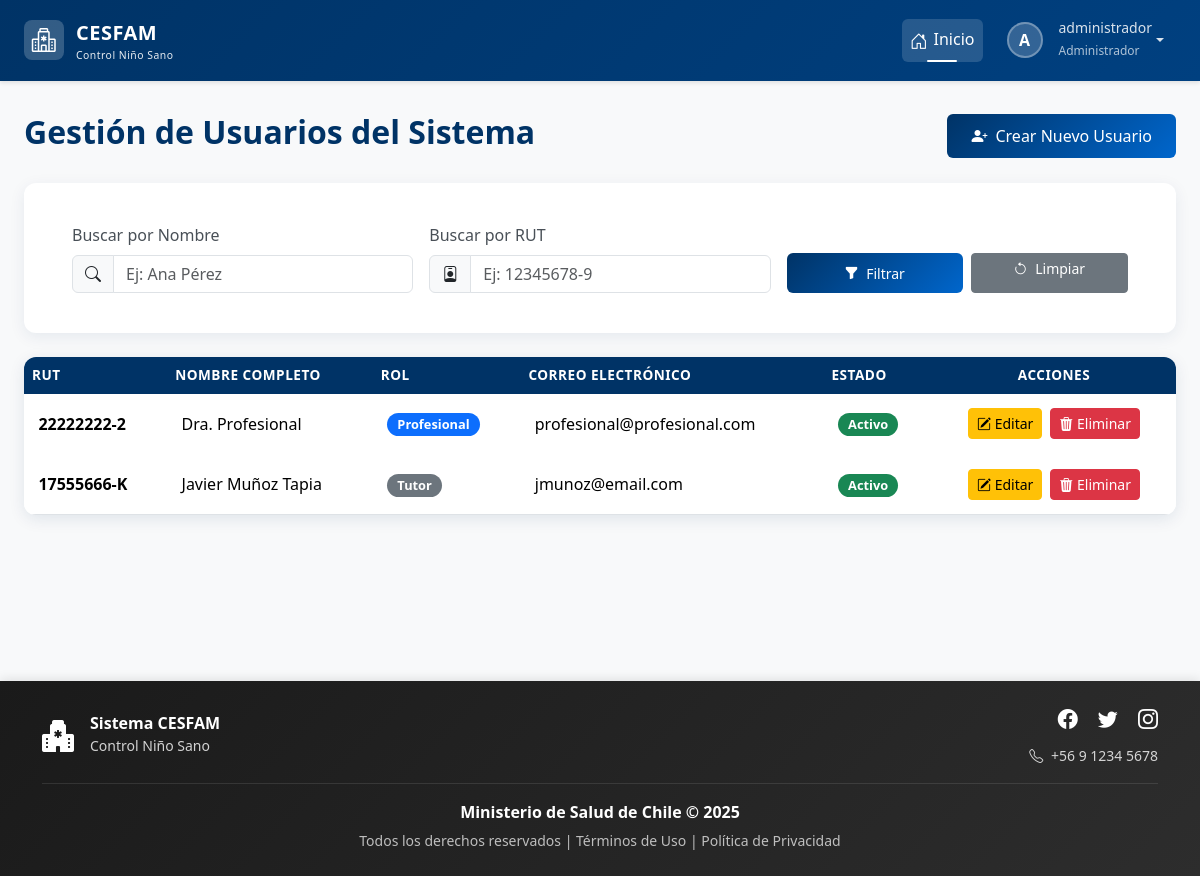
The app's page /usuarios/ (signed in), older data.
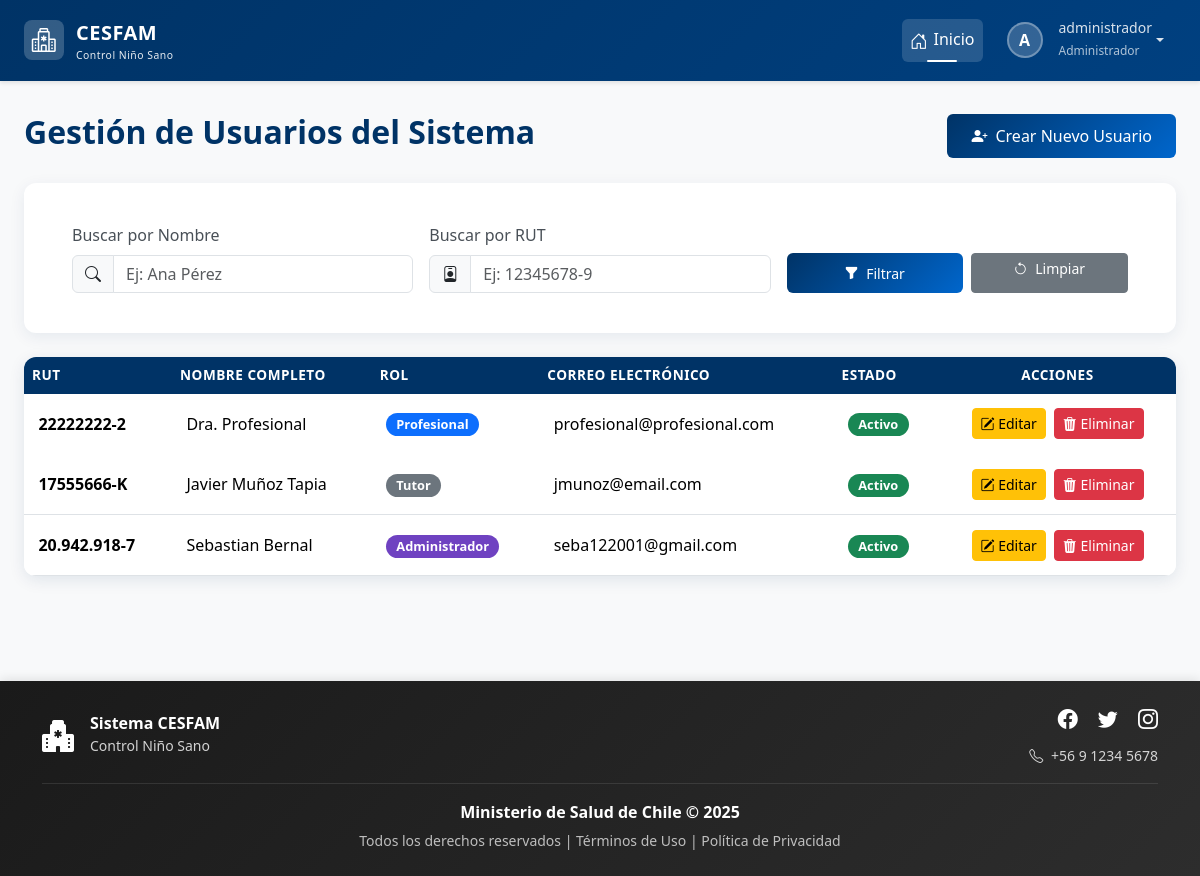
The same page, newer data.
### login/models.py (models this page shows, shortened)
class Usuario(AbstractBaseUser, PermissionsMixin):
    rut = models.CharField(max_length=10, unique=True)
    nombre_completo = models.CharField(max_length=200)
    email = models.EmailField(unique=True)
    rol = models.ForeignKey(Rol, on_delete=models.PROTECT)
    clave_temporal = models.BooleanField(default=False)
    nombre_completo_norm = models.CharField(
        max_length=200,
        editable=False,
        db_index=True
    )
    activo = models.BooleanField(default=True)
    is_staff = models.BooleanField(default=False) # Necesario para el admin de Django
    fecha_creacion = models.DateTimeField(default=timezone.now)
    objects = UsuarioManager()
    USERNAME_FIELD = 'rut'
    REQUIRED_FIELDS = ['nombre_completo', 'email']

class Rol(models.Model):
    id = models.AutoField(primary_key=True)
    nombre_rol = models.CharField(max_length=30, unique=True)
    descripcion = models.CharField(max_length=200)

### login/views.py (the view)
@login_required
def listar_usuarios(request):
    user = request.user
    rol_usuario_actual = user.rol.nombre_rol.lower()
    nombre_query = request.GET.get('nombre', '')
    rut_query = request.GET.get('rut', '')
    lista_usuarios = Usuario.objects.none()
    if rol_usuario_actual == 'administrador':
        lista_usuarios = Usuario.objects.select_related('rol').exclude(pk=user.pk)
    elif rol_usuario_actual == 'profesional':
        lista_usuarios = Usuario.objects.select_related('rol').filter(rol__nombre_rol__iexact='tutor')
    if nombre_query:
        nombre_query_norm = unidecode(nombre_query).lower()
        lista_usuarios = lista_usuarios.filter(
            nombre_completo_norm__icontains=nombre_query_norm
        )
    if rut_query:
        lista_usuarios = lista_usuarios.filter(rut__icontains=rut_query)
    contexto = {
        'usuarios': lista_usuarios.order_by('nombre_completo'),
        'rol_usuario': rol_usuario_actual, # Pasa el rol para lógica en template si es necesario
        'nombre_query': nombre_query,
        'rut_query': rut_query,
    }
    return render(request, 'authentication/listar_usuarios.html', contexto)

### login/templates/authentication/listar_usuarios.html (shortened to what the changed rows need)
{% extends 'base.html' %}
{% load static %}
{% block extra_css %}
    <link rel="stylesheet" href="{% static 'css/estilolistas.css' %}">
{% endblock %}
{% block content %}
<div class="page-header d-flex justify-content-between align-items-center mb-4">
    <h2>Gestión de Usuarios del Sistema</h2>
</div>
<div class="card table-card">
    <div class="card-body p-0">
        <div class="table-responsive">
            <table class="table table-hover">
                <thead>
                    <tr>
                        <th>RUT</th>
                        <th>Nombre Completo</th>
                        <th>Rol</th>
                        <th>Correo Electrónico</th>
                        <th>Estado</th>
                        <th class="text-center">Acciones</th>
                    </tr>
                </thead>
                <tbody>
                    {% for usuario in usuarios %}
                        <tr class="animate-row" style="--i: {{ forloop.counter0 }};">
                            <td><strong>{{ usuario.rut }}</strong></td>
                            <td>{{ usuario.nombre_completo }}</td>
                            <td>
                                {% if usuario.rol.nombre_rol|lower == 'administrador' %}
                                    <span class="badge badge-admin">{{ usuario.rol.nombre_rol }}</span>
                                {% elif usuario.rol.nombre_rol|lower == 'profesional' %}
                                    <span class="badge badge-profesional">{{ usuario.rol.nombre_rol }}</span>
                                {% else %}
                                    <span class="badge badge-tutor">{{ usuario.rol.nombre_rol }}</span>
                                {% endif %}
                            </td>
                            <td>{{ usuario.email }}</td>
                            <td>
                                {% if usuario.activo %}
                                    <span class="badge badge-activo">Activo</span>
                                {% else %}
                                    <span class="badge badge-inactivo">Inactivo</span>
                                {% endif %}
                            </td>
                            <td class="text-center">
                                <div class="action-buttons justify-content-center">
                                    <a href="{% url 'editar_usuario' usuario.pk %}" class="btn btn-sm btn-warning">
                                        <i class="bi bi-pencil-square"></i> Editar
                                    </a>
                                    <a href="{% url 'eliminar_usuario' usuario.pk %}" class="btn btn-sm btn-danger">
                                        <i class="bi bi-trash3-fill"></i> Eliminar
                                    </a>
                                </div>
                            </td>
                        </tr>
                    {% empty %}
                        <tr>
                            <td colspan="6" class="text-center p-4">No hay usuarios registrados en el sistema.</td>
                        </tr>
                    {% endfor %}
                </tbody>
            </table>
        </div>
    </div>
</div>
{% endblock %}

Row changes from the older to the newer data that the page shows:
added Usuario: rut "20.942.918-7", nombre_completo "Sebastian Bernal", rol.nombre_rol "Administrador", email "seba122001@gmail.com", activo "Activo"
